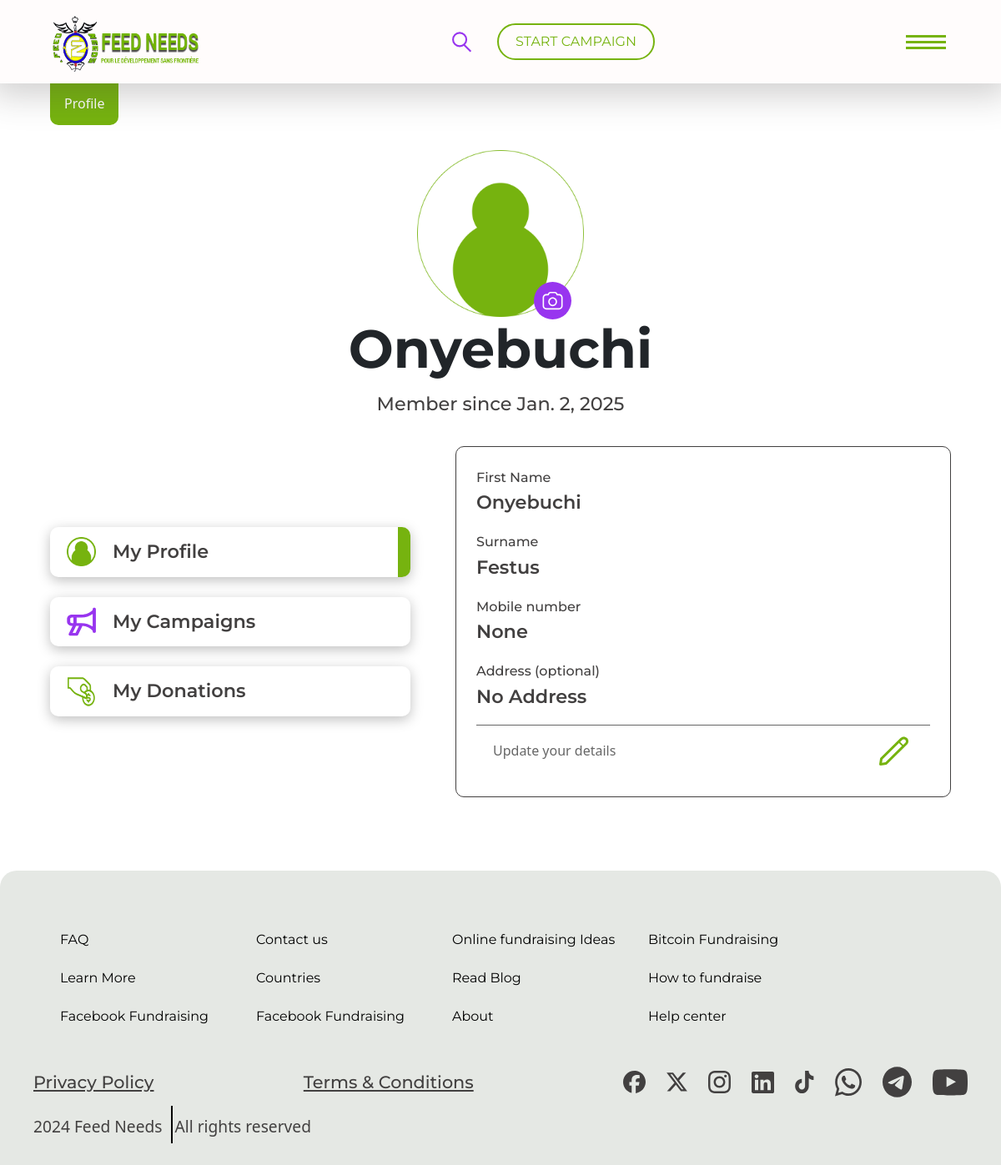
Page /profile (signed in) on the earlier database version.
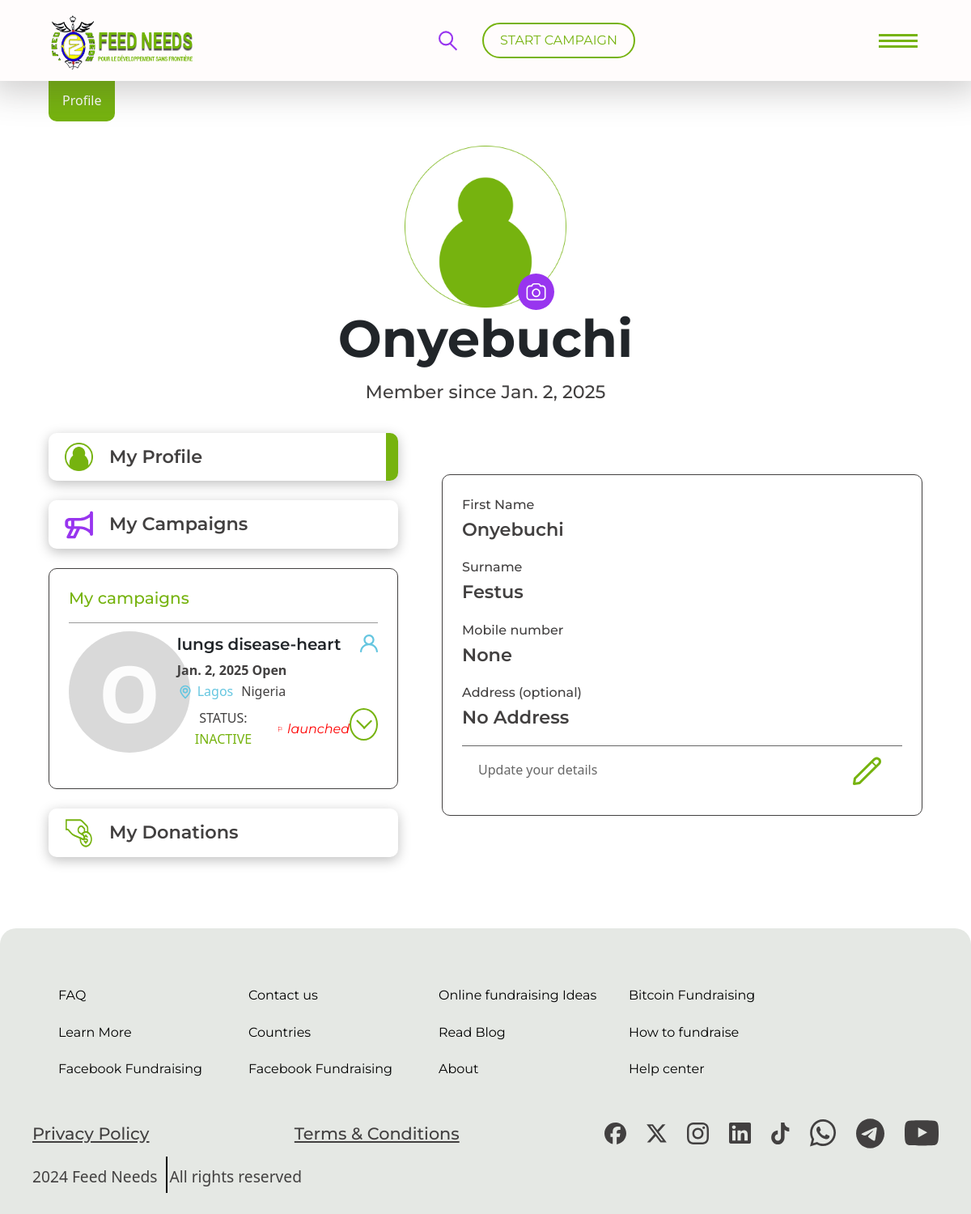
Same page on the later database version.
### base/models.py (models this page shows, shortened)
class CustomUser(AbstractUser):
    phone_number = models.CharField(max_length=15, null=True, blank=True)

class Campaign(models.Model):
    CATEGORY_CHOICES = [
        ('organisation/charity/npo/pbo', 'Organisation/Charity/NPO/PBO'),
        ('in loving memory of', 'In Loving Memory Of'),
        ('fire/drought/disaster/support', 'Fire/Drought/Disaster/Support'),
        ('education & training', 'Education & Training'),
        ('sport', 'sport'),
        ('Social welfare/commnity development/support', 'Social Welfare/Commnity Development/Support'),
        ('youth', 'youth'),
        ('arts & culture', 'Arts & Culture'),
        ('Nature conservation', 'Nature Conservation'),
        ('Animal Welfare/outreach', 'Animal Welfare/Outreach'),
        ('Vehicle', 'Vehicle'),
        ('Home', 'Home'),
        ('Business/App', 'Business/App'),
        ('legal', 'Legal'),
        ('Other', 'Other'),
    ]
    EVENT_CHOICE  = [
        ('aQuelle Midmar Mile 2025', 'aQuelle Midmar Mile 2025'),
        ('Hyrox johannesburg|Season 24/25', 'Hyrox johannesburg|Season 24/25'),
        ('vusa24', 'vusa24'),
        ('Comrades 2024', 'Comrades 2024'),
        ('WESEEYOU EVENT', 'WESEEYOU EVENT'),
        ('AMASHOVA DURBA CLASSIC', 'AMASHOVA DURBA CLASSIC'),
        ('IRONMAN 70.3 -2024', 'IRONMAN 70.3 -2024'),
        ('ANNUAL KIDS CHRISTMAS PARTY', 'ANNUAL KIDS CHRISTMAS PARTY'),
        ('aQuelle Midmar Mile 2025', 'aQuelle Midmar Mile 2025'),
    ]
    SECTOR_CHOICE = [
        ('child welfare','Child Welfare'),
        ('education','Education'),
        ('Community development','Community Development'),
        ('Environmental','Environmental'),
        ('Health','Health'),
        ('medical','Medical'),
    ]
    campaign_name = models.CharField( max_length=50)
    monetary = models.DecimalField( max_digits=15, decimal_places=2)
    category = models.CharField(max_length=100 , choices= CATEGORY_CHOICES)
    story = models.TextField()
    sector = models.CharField(max_length=100, choices=SECTOR_CHOICE, null=True)
    event = models.CharField(max_length=100, choices=EVENT_CHOICE)
    start_date = models.DateTimeField(auto_now_add=True)
    end_date = models.DateTimeField(auto_now_add=True)
    images = models.ImageField(upload_to='images/')
    video_url = models.URLField(max_length=1000 , blank=True)
    social_link  = models.URLField( max_length=1000, blank=True)
    address = models.CharField(max_length=100,null=True)
    address1 = models.CharField(max_length=100)
    city  = models.CharField( max_length=100)
    zipcode = models.CharField( max_length=50)
    state = models.CharField(max_length=50)
    country = CountryField(blank_label='(select country)', null=True, blank=True)
    organization_payment = models.BooleanField(default=False)
    single_payment = models.BooleanField(default=False)
    is_featured = models.BooleanField(default=False)
    user = models.ForeignKey(CustomUser, on_delete=models.CASCADE,blank=True,null=True)
    goal = models.DecimalField(max_digits=10, decimal_places=2,default=0.00)
    token = models.CharField( max_length=32, unique=True, blank=True, default=generate_unique_token)
    is_launch =models.BooleanField(default=False)
    is_status = models.BooleanField(default=False)
    is_emergency =models.BooleanField(default=False)
    is_trending = models.BooleanField(default=False)
    def save(self, *args, **kwargs):
        if not self.token:
            self.token = generate_unique_token()
        super().save(*args, **kwargs)

### base/views.py (the view, shortened to what this page needs)
# urls.py: path('profile',profile,name="profile"),
@login_required(login_url="login")
def profile(request):
    campaigns = Campaign.objects.filter(user=request.user)[:2]
    profile = get_object_or_404(Profile, user=request.user)
    donations = Donation.objects.filter(campaign__user=request.user).select_related("campaign", "user")
    for campaign in campaigns:
        total_donations = campaign.donations.aggregate(total=Sum('amount'))['total'] or 0
        campaign.goal = total_donations  # Assuming 'goal' represents total donations here
        campaign.save()
    context = {
        "campaigns": campaigns,
        "donations": donations,
        "profile": profile,
    }
    return render(request, 'profile.html', context)

### base/templates/profile.html (shortened to what the changed rows need)
{% extends "base2.html" %}
{% block content %}
{% load static %}
<head>
	<link
		href="https://cdn.jsdelivr.net/npm/bootstrap@5.3.3/dist/css/bootstrap.min.css"
		rel="stylesheet"
	/>
</head>
	<main class="profile light-bg-clr pd-down">
		<div class="flex-column justify-content-center">
			<div class="profile-img-container pos-rel">
				<img class="profile-page-img" src="../static/img/profile-img.png" alt="">
				<span class="profile-camera-icon flex-center">
				</span>
			</div>
			<h3 class="page-head text-center">{{request.user.first_name}}</h3>
			<p class="mac-text-mid text-center">Member since {{ request.user.date_joined|date}}</p>
		</div>
		<div class="profile-main-content mt-3">
			<div class="profile-util-container flex-column gap-4 align-items-start">
				<div  class="profile-util-item">
					{% if campaigns %}
						{% for campaign in campaigns  %}
						<div data-profile_category="my-campaigns" style = "{% if forloop.counter > 1 %}display: none!important;{% endif %}" class="info-item profile-campaigns-container text-center w-100 bd mt-4 p-4 br-10">
							<div class="flex-column align-start gp-10">
								<h5 class="fs-20 highlight-span-clr">My campaigns</h5>
								<div class="my-campaigns-user-info w-100">
									<div class="box-wrapper flex-between align-center">
										<div class="my-campaign-username">
											<span>{{request.user.first_name|slice:"1"}}</span>
										</div>
										<div class="my-campaign-userinfo-content">
											<div class="flex-between align-start">
												<div class="mb-2">
													<h5 class="fs-20 fw-600">{{ campaign.campaign_name }} </h5>
													<p class="fw-700 text-start mb-0">{{ campaign.start_date|date }}  Open</p>
													<div class="flex gp-10">
														<div class="flex gp-5">
															<span class="flex-center">
															</span>
															<span class="location-span variant-text-clr">{{ campaign.city}}</span>
														</div>
														<span class="fs-16 fw-500">{{ campaign.country.name }} </span>
													</div>
												</div>
												<span class="flex-center">
													<img class="profile icon" src="../static/img/svg/profile-1341-svgrepo-com.svg" alt="profile icon">
												</span>
											</div>
											<div class="flex-between">
												<div class="flex align-center gp-10">
													{% if campaign.is_status %}
													<p class="campaign-status mb-0 fw-500">STATUS: <span class="highlight-span-clr">ACTIVE</span></p>
													{% else %}
													<p class="campaign-status mb-0 fw-500">STATUS: <span class="highlight-span-clr">INACTIVE</span></p>
													{% endif %}
													<div class="flex gp-5">
														<span class="flex-center">
															<img class="flag icon" src="../static/img/svg/flag-2-svgrepo-com.svg" alt="flag icon">
														</span>
														{% if campaign.is_launch %}
														<span class="danger-clr mac-italic-text fs-16">launched</span>
														{% else %}
														<span class="danger-clr mac-italic-text fs-16">Not launched</span>
														{% endif %}
													</div>
												</div>
												<span class="flex-center drop-down-circle mc-cta">
												</span>
											</div>
										</div>
									</div>
								</div>
							</div>
						</div>
						{% endfor %}
					{% endif %}
				</div>
			</div>
			<div class="profile-info-wrapper flex-column">
				{% if request.user.is_authenticated %}
				<div data-profile_category="my-profile" class="info-item profile-details-container w-100 bd p-4 br-10">
					<div class="profile-details-item">
						<span class="mac-text-sm fw-500">First Name</span>
						<p class="mac-text-mid fw-600">{{request.user.first_name}}</p>
					</div>
					<div class="profile-details-item">
						<span class="mac-text-sm fw-500">Surname</span>
						<p class="mac-text-mid fw-600">{{request.user.last_name}}</p>
					</div>
					<div class="profile-details-item">
						<span class="mac-text-sm fw-500">Mobile number</span>
						<p class="mac-text-mid fw-600">{{request.user.phone_number}}</p>
					</div>
					<div class="profile-details-item">
						<span class="mac-text-sm fw-500">Address (optional)</span>
						{% if not profile.address %}
						<p class="mac-text-mid fw-600">No Address</p>
						{% else %}
						<p class="mac-text-mid fw-600">{{profile.address}}</p>
						{% endif %}
					</div>
					<div class="edit-cta-container">
						<span class="edit-text">Update your details</span>
						<button  data-bs-toggle="modal" data-bs-target="#updateProfileModal" class="edit-btn"><img src="../static/img/svg/pen.svg" alt=""></button>
					</div>
				</div>
				{% endif %}
			</div>
		</div>
	</main>
{% endblock content %}

Differences in the rows shown:
now on this page (row edited): Campaign: {{ request.user.first_name|slice:"1" }} "O", campaign_name "lungs disease-heart", start_date "Jan. 2, 2025", city "Lagos", country.name "Nigeria", shows "STATUS:", is_status "INACTIVE", is_launch "launched"
